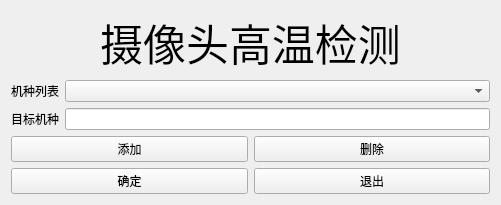
<?xml version="1.0" encoding="UTF-8"?>
<ui version="4.0">
 <class>ChooseDialog</class>
 <widget class="QWidget" name="ChooseDialog">
  <property name="geometry">
   <rect>
    <x>0</x>
    <y>0</y>
    <width>501</width>
    <height>196</height>
   </rect>
  </property>
  <property name="windowTitle">
   <string>摄像头高温检测</string>
  </property>
  <layout class="QVBoxLayout" name="verticalLayout">
   <item>
    <widget class="QLabel" name="label">
     <property name="font">
      <font>
       <family>华文行楷</family>
       <pointsize>32</pointsize>
       <italic>false</italic>
      </font>
     </property>
     <property name="text">
      <string>摄像头高温检测</string>
     </property>
     <property name="alignment">
      <set>Qt::AlignCenter</set>
     </property>
    </widget>
   </item>
   <item>
    <layout class="QGridLayout" name="gridLayout">
     <item row="1" column="1">
      <widget class="QLineEdit" name="destNameLine">
       <property name="styleSheet">
        <string notr="true">font: 12px &quot;华文楷体&quot;;</string>
       </property>
      </widget>
     </item>
     <item row="1" column="0">
      <widget class="QLabel" name="label_2">
       <property name="styleSheet">
        <string notr="true">font: 12px &quot;华文楷体&quot;;</string>
       </property>
       <property name="text">
        <string>目标机种</string>
       </property>
      </widget>
     </item>
     <item row="0" column="1">
      <widget class="QComboBox" name="nameListCombo">
       <property name="styleSheet">
        <string notr="true">font: 12px &quot;华文楷体&quot;;</string>
       </property>
      </widget>
     </item>
     <item row="0" column="0">
      <widget class="QLabel" name="label_3">
       <property name="styleSheet">
        <string notr="true">font: 12px &quot;华文楷体&quot;;</string>
       </property>
       <property name="text">
        <string>机种列表</string>
       </property>
      </widget>
     </item>
    </layout>
   </item>
   <item>
    <layout class="QGridLayout" name="gridLayout_2">
     <item row="0" column="1">
      <widget class="QPushButton" name="addButton">
       <property name="styleSheet">
        <string notr="true">font: 12px &quot;华文楷体&quot;;</string>
       </property>
       <property name="text">
        <string>添加</string>
       </property>
       <property name="icon">
        <iconset resource="MainDlg.qrc">
         <normaloff>:/MainDlg/Resources/images/add.ico</normaloff>:/MainDlg/Resources/images/add.ico</iconset>
       </property>
      </widget>
     </item>
     <item row="1" column="1">
      <widget class="QPushButton" name="confirmButton">
       <property name="styleSheet">
        <string notr="true">font: 12px &quot;华文楷体&quot;;</string>
       </property>
       <property name="text">
        <string>确定</string>
       </property>
       <property name="icon">
        <iconset resource="MainDlg.qrc">
         <normaloff>:/MainDlg/Resources/images/connect.ico</normaloff>:/MainDlg/Resources/images/connect.ico</iconset>
       </property>
      </widget>
     </item>
     <item row="1" column="2">
      <widget class="QPushButton" name="exitButton">
       <property name="styleSheet">
        <string notr="true">font: 12px &quot;华文楷体&quot;;</string>
       </property>
       <property name="text">
        <string>退出</string>
       </property>
       <property name="icon">
        <iconset resource="MainDlg.qrc">
         <normaloff>:/MainDlg/Resources/images/exit.ico</normaloff>:/MainDlg/Resources/images/exit.ico</iconset>
       </property>
      </widget>
     </item>
     <item row="0" column="2">
      <widget class="QPushButton" name="deleteButton">
       <property name="styleSheet">
        <string notr="true">font: 12px &quot;华文楷体&quot;;</string>
       </property>
       <property name="text">
        <string>删除</string>
       </property>
       <property name="icon">
        <iconset resource="MainDlg.qrc">
         <normaloff>:/MainDlg/Resources/images/del.ico</normaloff>:/MainDlg/Resources/images/del.ico</iconset>
       </property>
      </widget>
     </item>
    </layout>
   </item>
  </layout>
 </widget>
 <layoutdefault spacing="6" margin="11"/>
 <resources>
  <include location="MainDlg.qrc"/>
 </resources>
 <connections/>
</ui>
